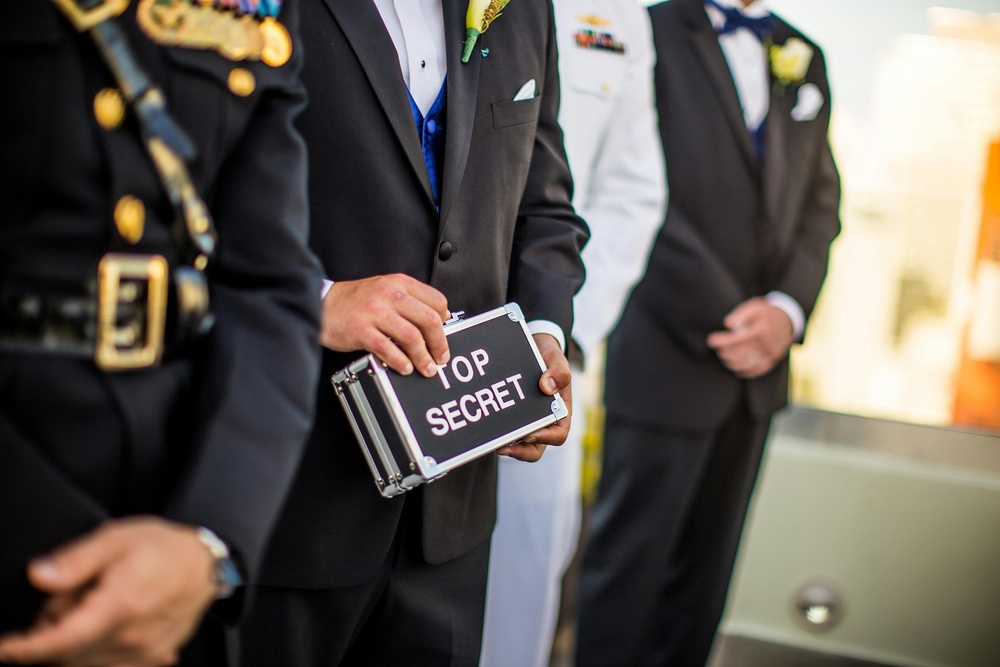
#> input picture image.jpg, 1000 x 667 px, shrunk from 5472 x 3648 before the run
$ jupyter execute encrypt.ipynb
#> lines starting #> are read from the running program, lines starting #| are printed output that depends on the picture
# Import Libraries

[cell 1]
from PIL import Image
import numpy as np
import matplotlib.pyplot as plt

## Image to GrayScale Array

[cell 2]
def load_image(image_path):
#> called with image_path = 'image.jpg'
    img = Image.open(image_path).convert('L')  # Convert image to grayscale
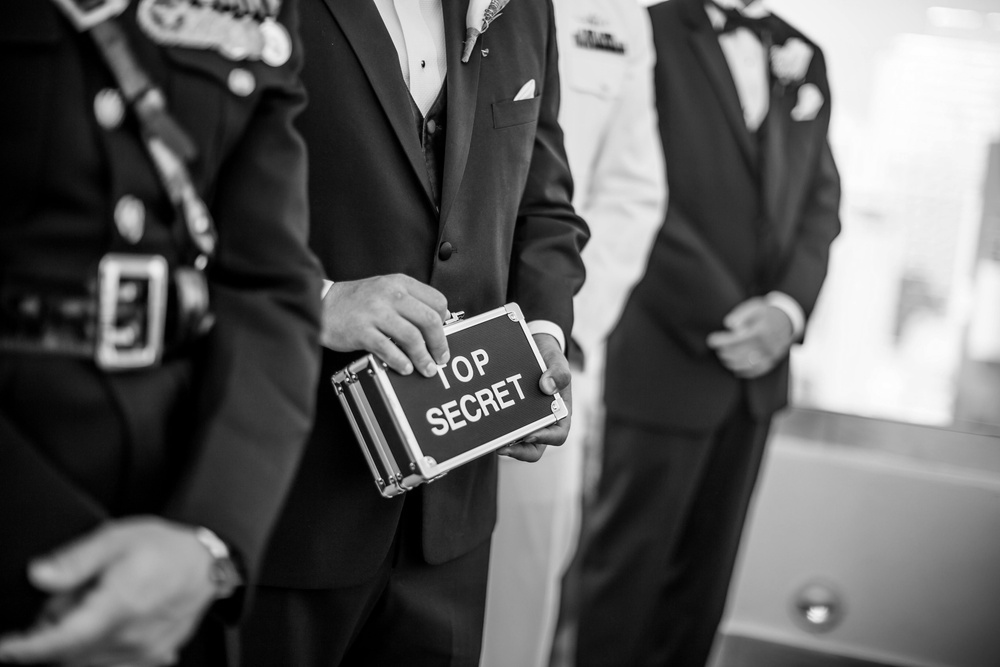
#> img: PIL image 1000x667 L; min 0, max 255, mean 94.6
    img_data = np.array(img)  # Convert to numpy array
    return img_data

image_path = "image.jpg"  # Specify the image path
img_data = load_image(image_path)

### Chaotic Sequence Generation using Logistic Map

[cell 3]
def logistic_map(size, r, x0):
    chaotic_sequence = []
    x = x0
    for i in range(size):
        x = r * x * (1 - x)
        chaotic_sequence.append(x)
    return chaotic_sequence

# Parameters for the logistic map
r = 3.99  # Control parameter
x0 = 0.5  # Initial condition

# Generate chaotic sequence for the number of pixels in the image
num_pixels = img_data.shape[0] * img_data.shape[1]
#> num_pixels = 667000
chaotic_seq = logistic_map(num_pixels, r, x0)

#### Encryption

[cell 4]
def scramble_image(img_data, chaotic_seq):
    # Flatten the image array and create a list of pixel indices
    flat_img = img_data.flatten()
    scrambled_img = np.zeros_like(flat_img)

    # Normalize the chaotic sequence to match the pixel indices
    indices = np.argsort(chaotic_seq)  # Get sorted indices based on the chaotic sequence

    # Scramble the pixels according to the chaotic sequence
    for i in range(len(flat_img)):
        scrambled_img[i] = flat_img[indices[i]]

    # Reshape the scrambled array back to the original image shape
    scrambled_img = scrambled_img.reshape(img_data.shape)
    return scrambled_img

scrambled_img_data = scramble_image(img_data, chaotic_seq)
#> in scramble_image, `scrambled_img = scrambled_img.reshape(img_data.shape)`:
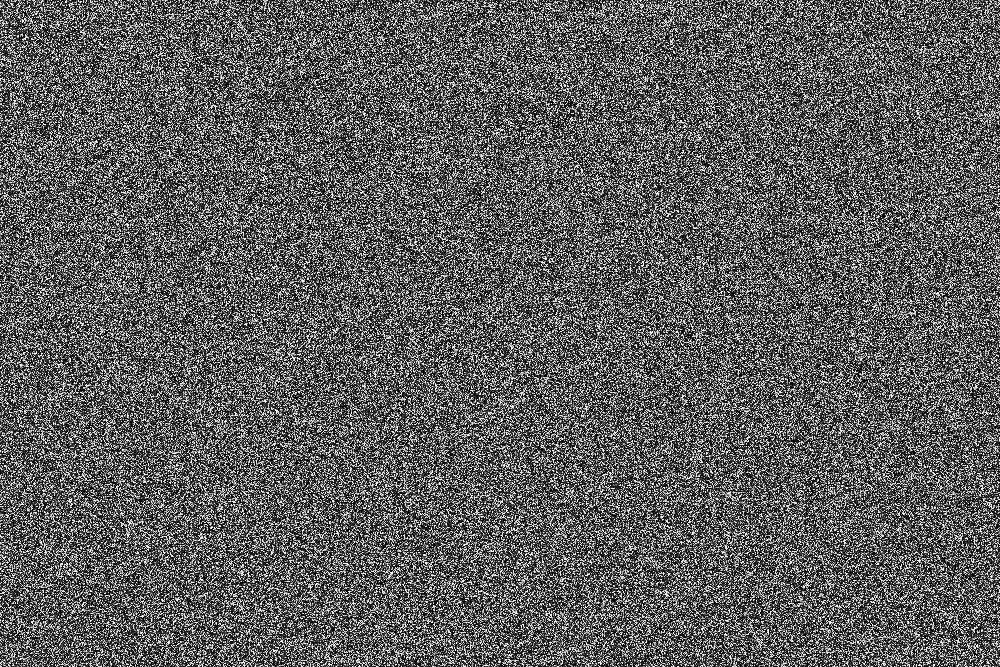
#> scrambled_img: shape (667, 1000); min 0, max 255, mean 94.6

### Print Encrypted Image

[cell 5]
plt.imshow(scrambled_img_data, cmap='gray')
plt.title("Encrypted Image")
plt.show()

### Save Image

[cell 6]
def save_image(image_data, save_path):
    encrypted_image = Image.fromarray(image_data.astype(np.uint8))  # Convert numpy array back to image
    encrypted_image.save(save_path)  # Save image
    print(f"Encrypted image saved as: {save_path}")

save_path = "encrypted_image.png"
save_image(scrambled_img_data, save_path)
